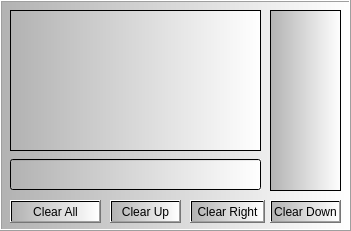
   <widget class="QFrame" name="frame_2">
    <property name="geometry">
     <rect>
      <x>5</x>
      <y>5</y>
      <width>351</width>
      <height>231</height>
     </rect>
    </property>
    <property name="styleSheet">
     <string notr="true">background-color: qlineargradient(spread:pad, x1:0, y1:0, x2:1, y2:0, stop:0 rgba(178, 178, 178, 255), stop:1 rgba(255, 255, 255, 255));</string>
    </property>
    <property name="frameShape">
     <enum>QFrame::Box</enum>
    </property>
    <property name="frameShadow">
     <enum>QFrame::Raised</enum>
    </property>
    <widget class="QPushButton" name="pushButton_7">
     <property name="geometry">
      <rect>
       <x>10</x>
       <y>200</y>
       <width>91</width>
       <height>23</height>
      </rect>
     </property>
     <property name="text">
      <string>Clear All</string>
     </property>
    </widget>
    <widget class="QLineEdit" name="lineEdit">
     <property name="geometry">
      <rect>
       <x>10</x>
       <y>159</y>
       <width>251</width>
       <height>31</height>
      </rect>
     </property>
     <property name="font">
      <font>
       <family>Yu Gothic UI Semibold</family>
       <pointsize>9</pointsize>
       <weight>75</weight>
       <bold>true</bold>
      </font>
     </property>
    </widget>
    <widget class="QPlainTextEdit" name="plainTextEdit">
     <property name="geometry">
      <rect>
       <x>270</x>
       <y>10</y>
       <width>71</width>
       <height>181</height>
      </rect>
     </property>
     <property name="font">
      <font>
       <family>Yu Gothic UI Semibold</family>
       <weight>75</weight>
       <bold>true</bold>
      </font>
     </property>
    </widget>
    <widget class="QTextEdit" name="textEdit">
     <property name="geometry">
      <rect>
       <x>10</x>
       <y>10</y>
       <width>251</width>
       <height>141</height>
      </rect>
     </property>
     <property name="font">
      <font>
       <family>Yu Gothic UI Semibold</family>
       <pointsize>10</pointsize>
       <weight>75</weight>
       <bold>true</bold>
      </font>
     </property>
    </widget>
    <widget class="QPushButton" name="pushButton_8">
     <property name="geometry">
      <rect>
       <x>110</x>
       <y>200</y>
       <width>71</width>
       <height>23</height>
      </rect>
     </property>
     <property name="text">
      <string>Clear Up</string>
     </property>
    </widget>
    <widget class="QPushButton" name="pushButton_9">
     <property name="geometry">
      <rect>
       <x>190</x>
       <y>200</y>
       <width>75</width>
       <height>23</height>
      </rect>
     </property>
     <property name="text">
      <string>Clear Right</string>
     </property>
    </widget>
    <widget class="QPushButton" name="pushButton_10">
     <property name="geometry">
      <rect>
       <x>270</x>
       <y>200</y>
       <width>71</width>
       <height>23</height>
      </rect>
     </property>
     <property name="text">
      <string>Clear Down</string>
     </property>
    </widget>
   </widget>
